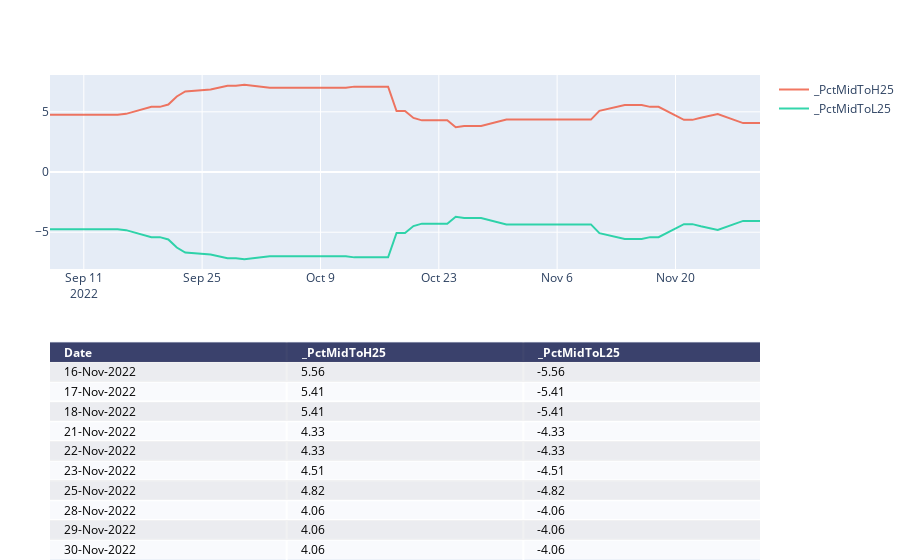

Source (notebook cell):
### Code cell
chartTitle3=f"{symbol}_PCT-Mid-HH"
print(chartTitle1)
# colsToPlot=[  x for  x  in list_cols if x.startswith('_X') and ( x.startswith('_XMid')==False) ]
colsToPlot=[  x for  x  in list_cols if x.startswith('_PctMidTo') ]
fig=manage_chart(df,colsToPlot,"",'')

pio.write_image(fig, f"{report_path}\\{chartTitle3}.png")
fig

### Figure 1 — Plotly figure (JSON) as saved in the notebook; plotly's stock layout.template omitted (floating-point values rounded to 4 significant figures)
{"data": [{"colorscale": [[0, "#00083e"], [0.5, "#ededee"], [1, "#ffffff"]], "hoverinfo": "none", "opacity": 0.75, "showscale": false, "type": "heatmap", "z": [[0, 0, 0], [0.5, 0.5, 0.5], [1, 1, 1], [0.5, 0.5, 0.5], [1, 1, 1], [0.5, 0.5, 0.5], [1, 1, 1], [0.5, 0.5, 0.5], [1, 1, 1], [0.5, 0.5, 0.5], [1, 1, 1]]}, {"name": "_PctMidToH25", "opacity": 0.8, "type": "scatter", "x": ["2022-09-07T00:00:00", "2022-09-08T00:00:00", "2022-09-09T00:00:00", "2022-09-12T00:00:00", "2022-09-13T00:00:00", "2022-09-14T00:00:00", "2022-09-15T00:00:00", "2022-09-16T00:00:00", "2022-09-19T00:00:00", "2022-09-20T00:00:00", "2022-09-21T00:00:00", "2022-09-22T00:00:00", "2022-09-23T00:00:00", "2022-09-26T00:00:00", "2022-09-27T00:00:00", "2022-09-28T00:00:00", "2022-09-29T00:00:00", "2022-09-30T00:00:00", "2022-10-03T00:00:00", "2022-10-04T00:00:00", "2022-10-05T00:00:00", "2022-10-06T00:00:00", "2022-10-07T00:00:00", "2022-10-10T00:00:00", "2022-10-11T00:00:00", "2022-10-12T00:00:00", "2022-10-13T00:00:00", "2022-10-14T00:00:00", "2022-10-17T00:00:00", "2022-10-18T00:00:00", "2022-10-19T00:00:00", "2022-10-20T00:00:00", "2022-10-21T00:00:00", "2022-10-24T00:00:00", "2022-10-25T00:00:00", "2022-10-26T00:00:00", "2022-10-27T00:00:00", "2022-10-28T00:00:00", "2022-10-31T00:00:00", "2022-11-01T00:00:00", "2022-11-02T00:00:00", "2022-11-03T00:00:00", "2022-11-04T00:00:00", "2022-11-07T00:00:00", "2022-11-08T00:00:00", "2022-11-09T00:00:00", "2022-11-10T00:00:00", "2022-11-11T00:00:00", "2022-11-14T00:00:00", "2022-11-15T00:00:00", "2022-11-16T00:00:00", "2022-11-17T00:00:00", "2022-11-18T00:00:00", "2022-11-21T00:00:00", "2022-11-22T00:00:00", "2022-11-23T00:00:00", "2022-11-25T00:00:00", "2022-11-28T00:00:00", "2022-11-29T00:00:00", "2022-11-30T00:00:00"], "xaxis": "x2", "y": [4.75, 4.75, 4.75, 4.75, 4.75, 4.75, 4.75, 4.83, 5.41, 5.41, 5.6, 6.27, 6.69, 6.86, 7.04, 7.17, 7.17, 7.25, 7, 7, 7, 7, 7, 7, 7, 7, 7.09, 7.09, 7.09, 5.06, 5.06, 4.49, 4.29, 4.29, 3.72, 3.82, 3.82, 3.82, 4.35, 4.35, 4.35, 4.35, 4.35, 4.35, 4.35, 4.35, 4.35, 5.08, 5.56, 5.56, 5.56, 5.41, 5.41, 4.33, 4.33, 4.51, 4.82, 4.06, 4.06, 4.06], "yaxis": "y2"}, {"name": "_PctMidToL25", "opacity": 0.8, "type": "scatter", "x": ["2022-09-07T00:00:00", "2022-09-08T00:00:00", "2022-09-09T00:00:00", "2022-09-12T00:00:00", "2022-09-13T00:00:00", "2022-09-14T00:00:00", "2022-09-15T00:00:00", "2022-09-16T00:00:00", "2022-09-19T00:00:00", "2022-09-20T00:00:00", "2022-09-21T00:00:00", "2022-09-22T00:00:00", "2022-09-23T00:00:00", "2022-09-26T00:00:00", "2022-09-27T00:00:00", "2022-09-28T00:00:00", "2022-09-29T00:00:00", "2022-09-30T00:00:00", "2022-10-03T00:00:00", "2022-10-04T00:00:00", "2022-10-05T00:00:00", "2022-10-06T00:00:00", "2022-10-07T00:00:00", "2022-10-10T00:00:00", "2022-10-11T00:00:00", "2022-10-12T00:00:00", "2022-10-13T00:00:00", "2022-10-14T00:00:00", "2022-10-17T00:00:00", "2022-10-18T00:00:00", "2022-10-19T00:00:00", "2022-10-20T00:00:00", "2022-10-21T00:00:00", "2022-10-24T00:00:00", "2022-10-25T00:00:00", "2022-10-26T00:00:00", "2022-10-27T00:00:00", "2022-10-28T00:00:00", "2022-10-31T00:00:00", "2022-11-01T00:00:00", "2022-11-02T00:00:00", "2022-11-03T00:00:00", "2022-11-04T00:00:00", "2022-11-07T00:00:00", "2022-11-08T00:00:00", "2022-11-09T00:00:00", "2022-11-10T00:00:00", "2022-11-11T00:00:00", "2022-11-14T00:00:00", "2022-11-15T00:00:00", "2022-11-16T00:00:00", "2022-11-17T00:00:00", "2022-11-18T00:00:00", "2022-11-21T00:00:00", "2022-11-22T00:00:00", "2022-11-23T00:00:00", "2022-11-25T00:00:00", "2022-11-28T00:00:00", "2022-11-29T00:00:00", "2022-11-30T00:00:00"], "xaxis": "x2", "y": [-4.75, -4.75, -4.75, -4.75, -4.75, -4.75, -4.75, -4.83, -5.41, -5.41, -5.6, -6.27, -6.69, -6.86, -7.04, -7.17, -7.17, -7.25, -7, -7, -7, -7, -7, -7, -7, -7, -7.09, -7.09, -7.09, -5.06, -5.06, -4.49, -4.29, -4.29, -3.72, -3.82, -3.82, -3.82, -4.35, -4.35, -4.35, -4.35, -4.35, -4.35, -4.35, -4.35, -4.35, -5.08, -5.56, -5.56, -5.56, -5.41, -5.41, -4.33, -4.33, -4.51, -4.82, -4.06, -4.06, -4.06], "yaxis": "y2"}], "layout": {"annotations": [{"align": "left", "font": {"color": "#ffffff"}, "showarrow": false, "text": "<b>Date</b>", "x": -0.45, "xanchor": "left", "xref": "x", "y": 0, "yref": "y"}, {"align": "left", "font": {"color": "#ffffff"}, "showarrow": false, "text": "<b>_PctMidToH25</b>", "x": 0.55, "xanchor": "left", "xref": "x", "y": 0, "yref": "y"}, {"align": "left", "font": {"color": "#ffffff"}, "showarrow": false, "text": "<b>_PctMidToL25</b>", "x": 1.55, "xanchor": "left", "xref": "x", "y": 0, "yref": "y"}, {"align": "left", "font": {"color": "#000000"}, "showarrow": false, "text": "16-Nov-2022", "x": -0.45, "xanchor": "left", "xref": "x", "y": 1, "yref": "y"}, {"align": "left", "font": {"color": "#000000"}, "showarrow": false, "text": "5.56", "x": 0.55, "xanchor": "left", "xref": "x", "y": 1, "yref": "y"}, {"align": "left", "font": {"color": "#000000"}, "showarrow": false, "text": "-5.56", "x": 1.55, "xanchor": "left", "xref": "x", "y": 1, "yref": "y"}, {"align": "left", "font": {"color": "#000000"}, "showarrow": false, "text": "17-Nov-2022", "x": -0.45, "xanchor": "left", "xref": "x", "y": 2, "yref": "y"}, {"align": "left", "font": {"color": "#000000"}, "showarrow": false, "text": "5.41", "x": 0.55, "xanchor": "left", "xref": "x", "y": 2, "yref": "y"}, {"align": "left", "font": {"color": "#000000"}, "showarrow": false, "text": "-5.41", "x": 1.55, "xanchor": "left", "xref": "x", "y": 2, "yref": "y"}, {"align": "left", "font": {"color": "#000000"}, "showarrow": false, "text": "18-Nov-2022", "x": -0.45, "xanchor": "left", "xref": "x", "y": 3, "yref": "y"}, {"align": "left", "font": {"color": "#000000"}, "showarrow": false, "text": "5.41", "x": 0.55, "xanchor": "left", "xref": "x", "y": 3, "yref": "y"}, {"align": "left", "font": {"color": "#000000"}, "showarrow": false, "text": "-5.41", "x": 1.55, "xanchor": "left", "xref": "x", "y": 3, "yref": "y"}, {"align": "left", "font": {"color": "#000000"}, "showarrow": false, "text": "21-Nov-2022", "x": -0.45, "xanchor": "left", "xref": "x", "y": 4, "yref": "y"}, {"align": "left", "font": {"color": "#000000"}, "showarrow": false, "text": "4.33", "x": 0.55, "xanchor": "left", "xref": "x", "y": 4, "yref": "y"}, {"align": "left", "font": {"color": "#000000"}, "showarrow": false, "text": "-4.33", "x": 1.55, "xanchor": "left", "xref": "x", "y": 4, "yref": "y"}, {"align": "left", "font": {"color": "#000000"}, "showarrow": false, "text": "22-Nov-2022", "x": -0.45, "xanchor": "left", "xref": "x", "y": 5, "yref": "y"}, {"align": "left", "font": {"color": "#000000"}, "showarrow": false, "text": "4.33", "x": 0.55, "xanchor": "left", "xref": "x", "y": 5, "yref": "y"}, {"align": "left", "font": {"color": "#000000"}, "showarrow": false, "text": "-4.33", "x": 1.55, "xanchor": "left", "xref": "x", "y": 5, "yref": "y"}, {"align": "left", "font": {"color": "#000000"}, "showarrow": false, "text": "23-Nov-2022", "x": -0.45, "xanchor": "left", "xref": "x", "y": 6, "yref": "y"}, {"align": "left", "font": {"color": "#000000"}, "showarrow": false, "text": "4.51", "x": 0.55, "xanchor": "left", "xref": "x", "y": 6, "yref": "y"}, {"align": "left", "font": {"color": "#000000"}, "showarrow": false, "text": "-4.51", "x": 1.55, "xanchor": "left", "xref": "x", "y": 6, "yref": "y"}, {"align": "left", "font": {"color": "#000000"}, "showarrow": false, "text": "25-Nov-2022", "x": -0.45, "xanchor": "left", "xref": "x", "y": 7, "yref": "y"}, {"align": "left", "font": {"color": "#000000"}, "showarrow": false, "text": "4.82", "x": 0.55, "xanchor": "left", "xref": "x", "y": 7, "yref": "y"}, {"align": "left", "font": {"color": "#000000"}, "showarrow": false, "text": "-4.82", "x": 1.55, "xanchor": "left", "xref": "x", "y": 7, "yref": "y"}, {"align": "left", "font": {"color": "#000000"}, "showarrow": false, "text": "28-Nov-2022", "x": -0.45, "xanchor": "left", "xref": "x", "y": 8, "yref": "y"}, {"align": "left", "font": {"color": "#000000"}, "showarrow": false, "text": "4.06", "x": 0.55, "xanchor": "left", "xref": "x", "y": 8, "yref": "y"}, {"align": "left", "font": {"color": "#000000"}, "showarrow": false, "text": "-4.06", "x": 1.55, "xanchor": "left", "xref": "x", "y": 8, "yref": "y"}, {"align": "left", "font": {"color": "#000000"}, "showarrow": false, "text": "29-Nov-2022", "x": -0.45, "xanchor": "left", "xref": "x", "y": 9, "yref": "y"}, {"align": "left", "font": {"color": "#000000"}, "showarrow": false, "text": "4.06", "x": 0.55, "xanchor": "left", "xref": "x", "y": 9, "yref": "y"}, {"align": "left", "font": {"color": "#000000"}, "showarrow": false, "text": "-4.06", "x": 1.55, "xanchor": "left", "xref": "x", "y": 9, "yref": "y"}, {"align": "left", "font": {"color": "#000000"}, "showarrow": false, "text": "30-Nov-2022", "x": -0.45, "xanchor": "left", "xref": "x", "y": 10, "yref": "y"}, {"align": "left", "font": {"color": "#000000"}, "showarrow": false, "text": "4.06", "x": 0.55, "xanchor": "left", "xref": "x", "y": 10, "yref": "y"}, {"align": "left", "font": {"color": "#000000"}, "showarrow": false, "text": "-4.06", "x": 1.55, "xanchor": "left", "xref": "x", "y": 10, "yref": "y"}], "autosize": true, "margin": {"b": 0, "l": 50, "r": 0, "t": 75}, "title": {"text": ""}, "xaxis": {"autorange": true, "dtick": 1, "gridwidth": 2, "range": [-0.5, 2.5], "showticklabels": false, "tick0": -0.5, "ticks": "", "zeroline": false}, "xaxis2": {"anchor": "y2", "autorange": true, "range": ["2022-09-07", "2022-11-30"], "type": "date"}, "yaxis": {"autorange": true, "domain": [0, 0.45], "dtick": 1, "gridwidth": 2, "range": [10.5, -0.5], "showticklabels": false, "tick0": 0.5, "ticks": "", "zeroline": false}, "yaxis2": {"anchor": "x2", "autorange": true, "domain": [0.6, 1], "range": [-8.056, 8.056], "title": {"text": ""}, "type": "linear"}}}
